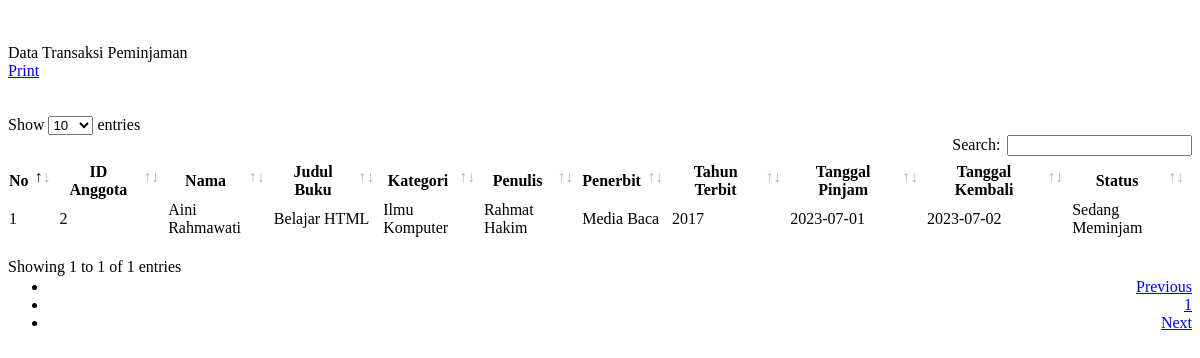
The page /pages/rp.php on the database its author committed.
### tables this page shows
CREATE TABLE `transaksi` (
  `id_transaksi` int(11) NOT NULL,
  `id_anggota` int(11) NOT NULL,
  `id_buku` int(11) NOT NULL,
  `tgl_pinjam` date NOT NULL,
  `tgl_kembali` date NOT NULL,
  `status_transaksi` varchar(50) NOT NULL
);

CREATE TABLE `anggota` (
  `id_anggota` int(11) NOT NULL,
  `nama` varchar(50) NOT NULL,
  `nim` int(11) NOT NULL,
  `alamat` text NOT NULL,
  `no_tlp` varchar(20) NOT NULL
);

CREATE TABLE `buku` (
  `id_buku` int(11) NOT NULL,
  `judul` varchar(50) NOT NULL,
  `kategori` varchar(50) NOT NULL,
  `penulis` varchar(50) NOT NULL,
  `penerbit` varchar(50) NOT NULL,
  `th_terbit` varchar(20) NOT NULL,
  `status` varchar(50) NOT NULL
);

### pages/rp.php (the view, shortened to what this page needs)
<div id="page-wrapper">
    <div class="row">
            <div class="col-xs-12"><br><br>
                <div class="panel panel-info">
                    <div class="panel-heading">
                        Data Transaksi Peminjaman
                    </div>
                    <div class="panel-body">
                    <a href="pages/rp-cetak.php" target="_blank" class="btn btn-sm btn-info"><i class="fa fa-print"></i> Print</a><br><br><br>
                        <div class="table-responsive">
                        <table class="table table-striped table-bordered table-hover" id="tabel">
                            <thead>
                                <tr>
                                    <th>No</th>
                                    <th>ID Anggota</th>
                                    <th>Nama</th>
                                    <th>Judul Buku</th>
                                    <th>Kategori</th>
                                    <th>Penulis</th>
                                    <th>Penerbit</th>
                                    <th>Tahun Terbit</th>
                                    <th>Tanggal Pinjam</th>
                                    <th>Tanggal Kembali</th>
                                    <th>Status</th>
                                </tr>
                            </thead>
                            <tbody>
                                    <?php
                                    $no=1;
                                    $sql = mysqli_query($con,"SELECT * FROM transaksi INNER JOIN anggota ON anggota.id_anggota=transaksi.id_anggota INNER JOIN buku ON buku.id_buku=transaksi.id_buku WHERE status_transaksi='Sedang Meminjam'");
                                    while($d=mysqli_fetch_array($sql)) {
                                    ?>
                                <tr>
                                    <td><?= $no?></td>
                                    <td><?= $d['id_anggota']?></td>
                                    <td><?= $d['nama']?></td>
                                    <td><?= $d['judul']?></td>
                                    <td><?= $d['kategori']?></td>
                                    <td><?= $d['penulis']?></td>
                                    <td><?= $d['penerbit']?></td>
                                    <td><?= $d['th_terbit']?></td>
                                    <td><?= $d['tgl_pinjam']?></td>
                                    <td><?= $d['tgl_kembali']?></td>
                                    <td><?= $d['status_transaksi']?></td>
                                </tr>
                                    <?php $no++; } ?>
                            </tbody>
                        </table>
                        </div>
                    </div>
                </div>
            </div>
    </div>
</div>
<link href="assets/css/plugins/dataTables/dataTables.bootstrap4.min.css" rel="stylesheet">

### rows shown on the page
transaksi: id_anggota.id_anggota "2", id_anggota.nama "Aini Rahmawati", id_buku.judul "Belajar HTML", id_buku.kategori "Ilmu Komputer", id_buku.penulis "Rahmat Hakim", id_buku.penerbit "Media Baca", id_buku.th_terbit "2017", tgl_pinjam "2023-07-01", tgl_kembali "2023-07-02", status_transaksi "Sedang Meminjam"
